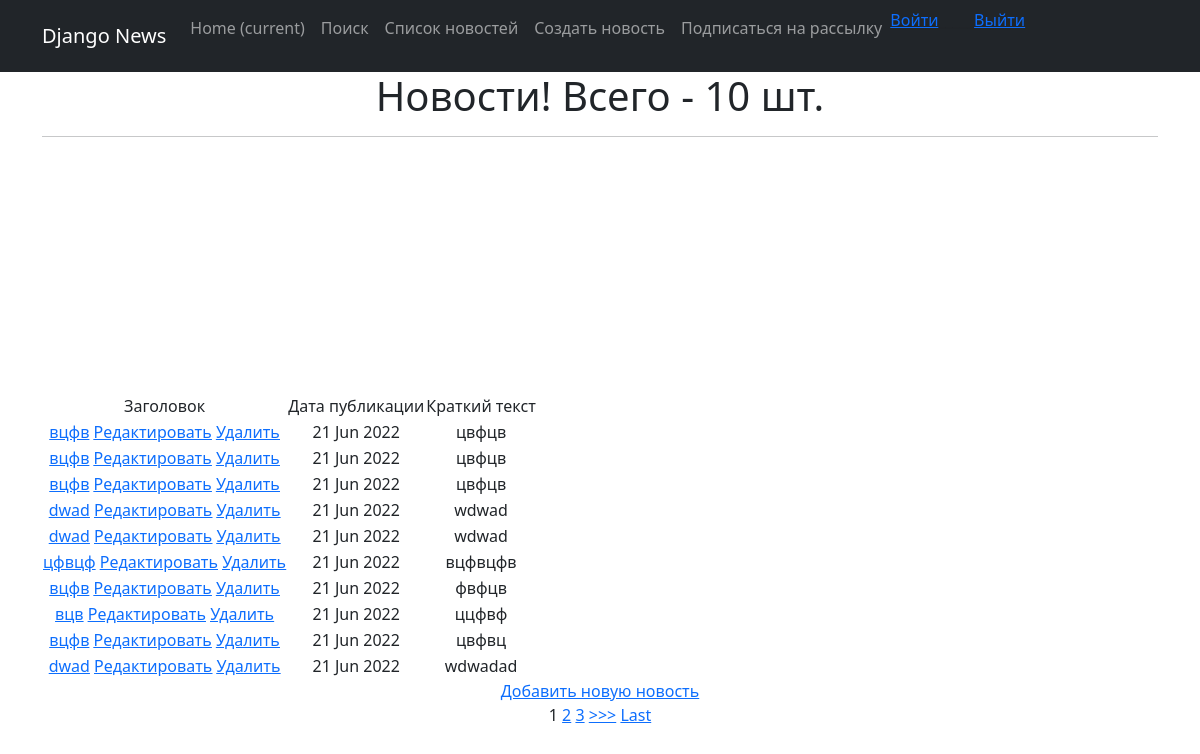
Page /news/ on the committed database.
### news/models.py (models this page shows, shortened)
class Post(models.Model):
    post = 'PO'
    news = 'NW'
    POSITIONS=[
    (post,'post'),
    (news,'news'),]
    post_author = models.ForeignKey(Author, on_delete = models.CASCADE)
    post_type = models.CharField(max_length=2, choices= POSITIONS)
    post_date_created = models.DateField(auto_now_add = True)
    post_detailed_time_created = models.TimeField(auto_now_add = True)
    category = models.ManyToManyField(Category, through = 'PostCategory')
    head_of_post = models.CharField(max_length = 255)
    article_text = models.TextField()
    post_raiting = models.IntegerField(default = 1)

### news/views.py (the view, shortened to what this page needs)
# urls.py: path('', NewsList.as_view()),
class NewsList(ListView):
    model = Post
    template_name = 'news.html'
    context_object_name = 'news'
    queryset = Post.objects.filter(post_type='NW').order_by('-id')
    paginate_by = 10
    def get_context_data(self, **kwargs):
        context = super().get_context_data(**kwargs)
        context['filter'] = PostFilter(self.request.GET, queryset=self.get_queryset())
        context['head_of_post'] = Post.objects.all()
        context['article_text'] = Post.objects.all()
        context['post_author'] = Post.objects.all()
        context['post_type'] = Post.objects.all()
        context['category'] = Post.objects.all()
        context['form'] = NewsForm()
        return context

### templates/news.html (shortened to what this page needs)
{% extends 'flatpages/default.html' %}
{% load custom_filters %}
{% block content %}
    <h1>Новости! Всего - {{ news|length }} шт.</h1>
    <hr>
    {% if news  %}
        <table>
            <tr>
                <td>
                    Заголовок
                </td>
                <td>
                    Дата публикации
                </td>
                <td>
                    Краткий текст
                </td>
            </tr>
        {% for directNews in news %}
            <tr>
                <td>
                    <a href="{% url 'newsDetail' directNews.id %}">{{ directNews.head_of_post }}</a>
                    <a href="{% url 'news_update' directNews.id %}"><u>Редактировать</u></a>
                    <a href="{% url 'news_delete' directNews.id %}"><u> Удалить </u></a>
                </td>
                <td>
                    {{  directNews.post_date_created|date:'d M Y'  }}
                </td>
                <td>
                    {{ directNews.article_text|truncatechars:50 }}
                </td>
                <br>
            </tr>
        {% endfor %}
        </table>
        <a href="{% url 'create_news' %}">Добавить новую новость</a> <br>
    {% if is_paginated %}
        {% for num in page_obj.paginator.page_range %}
            {% if page_obj.number == num %}
                <a>{{ num }}</a>
            {% elif num > page_obj.number|add:'-3' and num < page_obj.number|add:'3' %}
                <a href="?page={{ num }}">{{ num }}</a>
            {% endif %}
        {% endfor %}
        {% if page_obj.has_next %}
            <a href="?page={{ page_obj.next_page_number }}">>>></a>
            <a href="?page={{ page_obj.paginator.num_pages }}">Last</a>
        {% endif %}
    {% endif %}
        {% else %}
        <h2> Новостей нет!</h2>
    {% endif %}
{% endblock content %}

### templates/flatpages/default.html (shortened to what this page needs)
{% load static %}
<!DOCTYPE html>
<html lang="en">
<head>
  <link href="{% static 'css/styles.css' %}" rel="stylesheet">
</head>
<body>
  <nav class="navbar navbar-expand-lg navbar-dark bg-dark static-top">
    <div class="container">
      <a class="navbar-brand" href="#">Django News</a>
      <div class="collapse navbar-collapse" id="navbarResponsive">
        <ul class="navbar-nav ml-auto">
          <li class="nav-item active">
            <a class="nav-link" href="#">Home
              <span class="sr-only">(current)</span>
            </a>
          </li>
          <li class="nav-item">
            <a class="nav-link" href="/news/search">Поиск</a>
          </li>
          <li class="nav-item">
            <a class="nav-link" href="/news/">Список новостей</a>
          </li>
          <li class="nav-item">
            <a class="nav-link" href="/news/add">Создать новость</a>
          </li>
          <li class="nav-item">
            <p><a class="nav-link" href="/news/subscribe">Подписаться на рассылку</a></p>
          </li>
          <li class="nav-item">
            <a href="http://127.0.0.1:8000/accounts/login/?next={{request.path}}">Вoйти</a>
          </li>
          <p>_____</p>
          <li class="nav-item">
             <a href="http://127.0.0.1:8000/accounts/logout/?next={{request.path}}">Выйти</a>
          </li>
        </ul>
      </div>
    </div>
  </nav>
  <div class="container">
    <div class="row">
      <div class="col-lg-12 text-center">
       {% block content %}{% endblock content %}
      </div>
    </div>
  </div>
</body>
</html>

### rows in the picture
Post: head_of_post "вцфв", post_date_created "21 Jun 2022", article_text "цвфцв"
Post: head_of_post "вцфв", post_date_created "21 Jun 2022", article_text "цвфцв"
Post: head_of_post "вцфв", post_date_created "21 Jun 2022", article_text "цвфцв"
Post: head_of_post "dwad", post_date_created "21 Jun 2022", article_text "wdwad"
Post: head_of_post "dwad", post_date_created "21 Jun 2022", article_text "wdwad"
Post: head_of_post "цфвцф", post_date_created "21 Jun 2022", article_text "вцфвцфв"
Post: head_of_post "вцфв", post_date_created "21 Jun 2022", article_text "фвфцв"
Post: head_of_post "вцв", post_date_created "21 Jun 2022", article_text "ццфвф"
Post: head_of_post "вцфв", post_date_created "21 Jun 2022", article_text "цвфвц"
Post: head_of_post "dwad", post_date_created "21 Jun 2022", article_text "wdwadad"

### other values in the picture
{{ news|length }} "10"
{{ num }} "1"
{{ num }} "2" "3"
